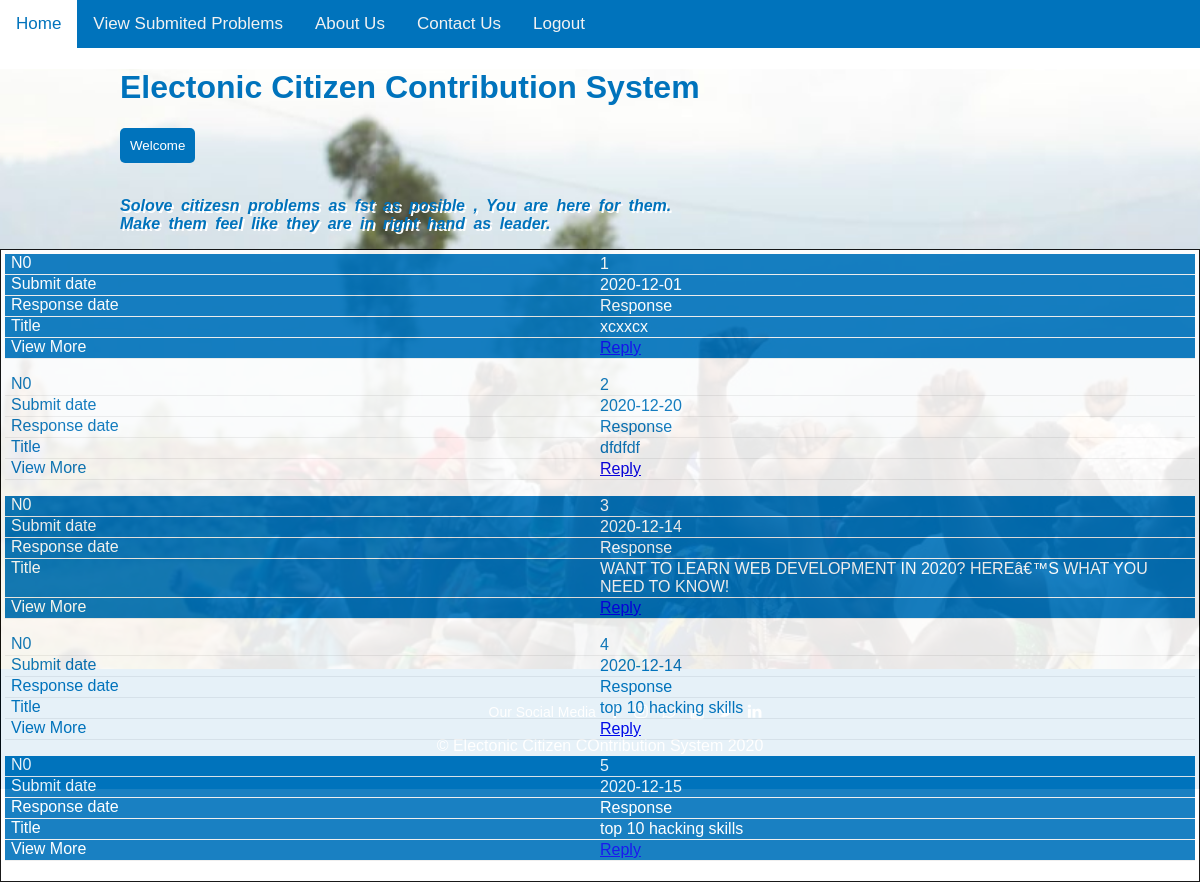
The page /ICC/plobs2.php (signed in) on the database its author committed.
### tables this page shows
CREATE TABLE `prob` (
  `pid` int(11) NOT NULL,
  `content` varchar(1500) DEFAULT NULL,
  `dates` date DEFAULT NULL,
  `uid` int(11) DEFAULT NULL,
  `uid2` int(11) NOT NULL,
  `provice` varchar(250) NOT NULL,
  `district` varchar(230) NOT NULL,
  `sector` varchar(200) NOT NULL,
  `title` varchar(250) NOT NULL,
  `respo` varchar(1200) NOT NULL,
  `redate` date NOT NULL
);

### ICC/plobs2.php (the view, shortened to what this page needs)
<?php
require_once('dbcon.php');
   if ($_SESSION['id']==0) {
  header('location:logout.php');
  } else{
?>
<!DOCTYPE html>
<html>
<head>
<link rel="stylesheet" href="https://cdnjs.cloudflare.com/ajax/libs/font-awesome/4.7.0/css/font-awesome.min.css">
<link rel="stylesheet" type="text/css" href="style.css">
</head>
<body>
<div class="topnav" id="myTopnav">
  <a href="#home" >Home</a>
  <a href="">View Submited Problems</a>
  <a href="#about">About Us</a>
  <a href="">Contact Us</a>
   <a href="logout.php">Logout</a>
  <br>
</div>
<div  class="cld">
  <h1>Electonic Citizen Contribution System</h1>
  <button>Welcome</button><br><br>
  <p><i>Solove citizesn problems as fst as posible , You are here for them.<br>
    Make them feel like they are in right hand  as leader. </i></p>
     <table role="table" style="background-color: white; opacity: 0.9; color: #0073bc;  ">
  <tbody role="rowgroup">
    <?php
    $ret=mysqli_query($con,"select * from prob  ");
                $cnt=1;
                while($row=mysqli_fetch_array($ret))
                {?>
    <tr role="row">
      <td role="cell"><?php echo $cnt;?></td>
      <td role="cell"><?php echo $row['dates'];?></td>
      <td role="cell">Response</td>
      <td role="cell"><?php echo $row['title'];?></td>
      <td role="cell"><a href="reply.php?delid=<?php echo $row['pid'];?>">Reply</a></td>
    </tr>
    <?php $cnt=$cnt+1; }?>
  </tbody>
</table>
</div>
<footer><center><br>
  <ul >
    <li>Our Social Media</li>
  </ul>
  <p> &copy; Electonic Citizen COntribution System 2020</p></center>
  <br>
</footer>
</body>
</html>
<?php
}
?>

### ICC/style.css (style rules this page uses)
body { margin: 0; font-family: Arial, Helvetica, sans-serif; }
.topnav { overflow: hidden; background-color: #0073bc; }
.topnav a { float: left; display: block; color: #f2f2f2; text-align: center; padding: 14px 16px; text-decoration: none; font-size: 17px; }
.cld { background: url("home_img2.jpg") no-repeat fixed; background-size: cover; height: 600px; }
footer { background-color: #0073bc; }
footer ul li { color: white; padding-left: 10px; font-size: 14px; display: inline; }
footer p { color: white; }
.cld h1 { margin-left: 10%; color: #0073bc; }
.cld p { margin-left: 10%; }
.cld button { padding: 10px; margin-left: 10%; background-color: #0073bc; color: white; border: none; border-radius: 5px; }
.cld p { color: #0073bc; font-weight: bold; word-spacing: 4px; text-shadow: 2px 2px white; }
table { border-collapse: collapse; padding: 4px; font-family: arial; }
table, th, td { border: 1px solid black; }
@media only screen 
    and (max-width: 760px), (min-device-width: 768px) 
    and (max-device-width: 1024px) { table, thead, tbody, th, td, tr { display: block; } }
@media only screen 
    and (max-width: 760px), (min-device-width: 768px) 
    and (max-device-width: 1024px) { tr { margin: 0 0 1rem 0; } }
@media only screen 
    and (max-width: 760px), (min-device-width: 768px) 
    and (max-device-width: 1024px) { tr:nth-child(odd) { background: #0073bc; color: white; } }
@media only screen 
    and (max-width: 760px), (min-device-width: 768px) 
    and (max-device-width: 1024px) { td { border: none; border-bottom: 1px solid #eee; position: relative; padding-left: 50%; } }
@media only screen 
    and (max-width: 760px), (min-device-width: 768px) 
    and (max-device-width: 1024px) { td:before { position: absolute; top: 0; left: 6px; width: 45%; padding-right: 10px; white-space: nowrap; } }
@media only screen 
    and (max-width: 760px), (min-device-width: 768px) 
    and (max-device-width: 1024px) { td:nth-of-type(1):before { content: "N0"; } }
@media only screen 
    and (max-width: 760px), (min-device-width: 768px) 
    and (max-device-width: 1024px) { td:nth-of-type(2):before { content: "Submit date"; } }
@media only screen 
    and (max-width: 760px), (min-device-width: 768px) 
    and (max-device-width: 1024px) { td:nth-of-type(3):before { content: "Response date"; } }
@media only screen 
    and (max-width: 760px), (min-device-width: 768px) 
    and (max-device-width: 1024px) { td:nth-of-type(4):before { content: "Title"; } }
@media only screen 
    and (max-width: 760px), (min-device-width: 768px) 
    and (max-device-width: 1024px) { td:nth-of-type(5):before { content: "View More"; } }

### rows shown on the page
prob: dates "2020-12-01", title "xcxxcx"
prob: dates "2020-12-20", title "dfdfdf"
prob: dates "2020-12-14", title "WANT TO LEARN WEB DEVELOPMENT IN 2020? HEREâ€™S WHAT YOU NEED TO KNOW!"
prob: dates "2020-12-14", title "top 10 hacking skills"
prob: dates "2020-12-15", title "top 10 hacking skills"
